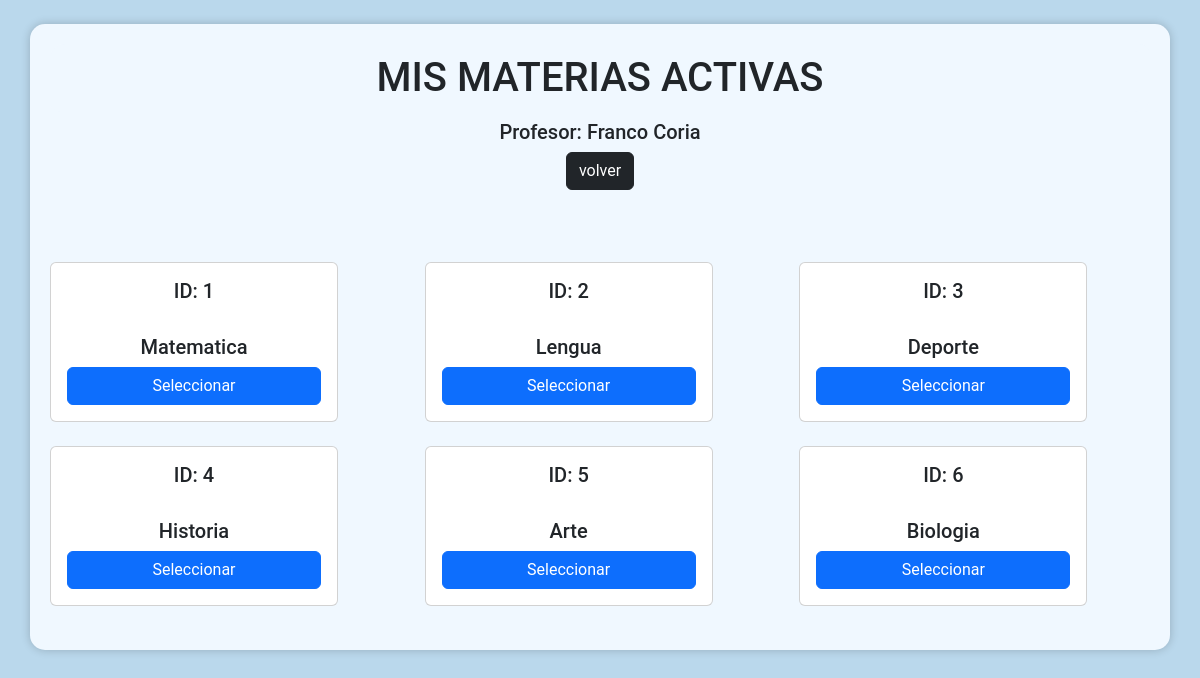
/profesor/materiasProfe.php (signed in), run on the app's committed database.
### tables this page shows
CREATE TABLE `profesores` (
  `id_profesor` int(11) NOT NULL,
  `nombre` varchar(50) NOT NULL,
  `apellido` varchar(50) NOT NULL,
  `correo` varchar(50) NOT NULL,
  `usuario` varchar(50) NOT NULL,
  `contraseña` varchar(50) NOT NULL,
  `id_sexo` int(11) NOT NULL,
  `id_estado` int(11) NOT NULL
);

CREATE TABLE `curso_materia` (
  `id_cm` int(11) NOT NULL,
  `id_curso` int(11) NOT NULL,
  `id_materia` int(11) NOT NULL,
  `id_estado` int(11) NOT NULL
);

CREATE TABLE `materia` (
  `id_materia` int(11) NOT NULL,
  `tipo` varchar(50) NOT NULL
);

### profesor/materiasProfe.php (the view, shortened to what this page needs)
<?php
$conn = mysqli_connect("localhost", "root", "", "gestion_calificaciones");
$querypa = "select * from profesores where usuario = " . $_SESSION["username"];
$resultado = mysqli_query($conn, $querypa);
while ($a = mysqli_fetch_array($resultado)) {
    $nombre = $a["nombre"];
    $apellido= $a["apellido"];
}
$idCurso = $_GET['idCurso'];
$cursoNombre = $_GET['cursoNombre'];
?>
<!DOCTYPE html>
<html lang="en">
<head>
    <link rel="stylesheet" href="https://cdn.jsdelivr.net/npm/bootstrap@5.3.0-alpha1/dist/css/bootstrap.min.css">
</head>
<br>
<body>
    <div class="container">
        <h1>MIS MATERIAS ACTIVAS</h1>
        <h5>Profesor: <?php echo $nombre. ' ' .$apellido?></h5>
        <button type="button" class="btn btn-dark" onclick="window.location.href='principalProfe.php'">volver</button>
        <br><br><br><br>
        <div class="row">
        <?php
        $sql = "SELECT cm.id_materia, m.tipo
        FROM curso_materia cm
        INNER JOIN profe_materia pm ON cm.id_materia = pm.id_materia
        INNER JOIN materia m ON cm.id_materia = m.id_materia
        INNER JOIN estado e ON cm.id_estado = e.id_estado
        WHERE cm.id_curso = 1 AND pm.id_profesor = 1 AND e.tipo = 'activo' AND pm.id_estado= 1";
       $result = mysqli_query($conn, $sql);
        while ($row = mysqli_fetch_assoc($result)) {
            $idMateria = $row['id_materia'];
            $materiaNombre= $row['tipo'];
            ?>
            <div class="col-md-4 mb-4">
                <div class="card" style="width: 18rem;">
                    <div class="card-body">
                        <h5 class="card-title" style="text-align: center;">ID: <?php echo $idMateria; ?></h5><br>
                        <h5 class="card-title" style="text-align: center;"><?php echo $materiaNombre; ?></h5>
                        <a href="#" class="btn btn-primary" style="display: flex; justify-content: center;" onclick="seleccionarMateria('<?php echo $idCurso; ?>', '<?php echo $cursoNombre; ?>', '<?php echo $idMateria; ?>', '<?php echo $materiaNombre; ?>')">
                            Seleccionar
                        </a>
                    </div>
                </div>
            </div>
            <?php
        }
        ?>
        </div>
    </div>
</body>
</html>

### profesor/materiasProfe.php (style rules this page uses)
body { background-color: #BAD8EC; font-family: "Roboto", sans-serif; text-align: center; }
.container { background-color: aliceblue; margin: auto; padding: 20px; border-radius: 15px; box-shadow: 0 0 10px rgba(0, 0, 0, 0.2); }
h1 { background-color: aliceblue; border-radius: 15px 10px 15px 10px; padding: 10px; }

### data on the page
profesores: nombre "Franco", apellido "Coria"
curso_materia: id_materia "1", id_materia.tipo "Matematica"
curso_materia: id_materia "2", id_materia.tipo "Lengua"
curso_materia: id_materia "3", id_materia.tipo "Deporte"
curso_materia: id_materia "4", id_materia.tipo "Historia"
curso_materia: id_materia "5", id_materia.tipo "Arte"
curso_materia: id_materia "6", id_materia.tipo "Biologia"
